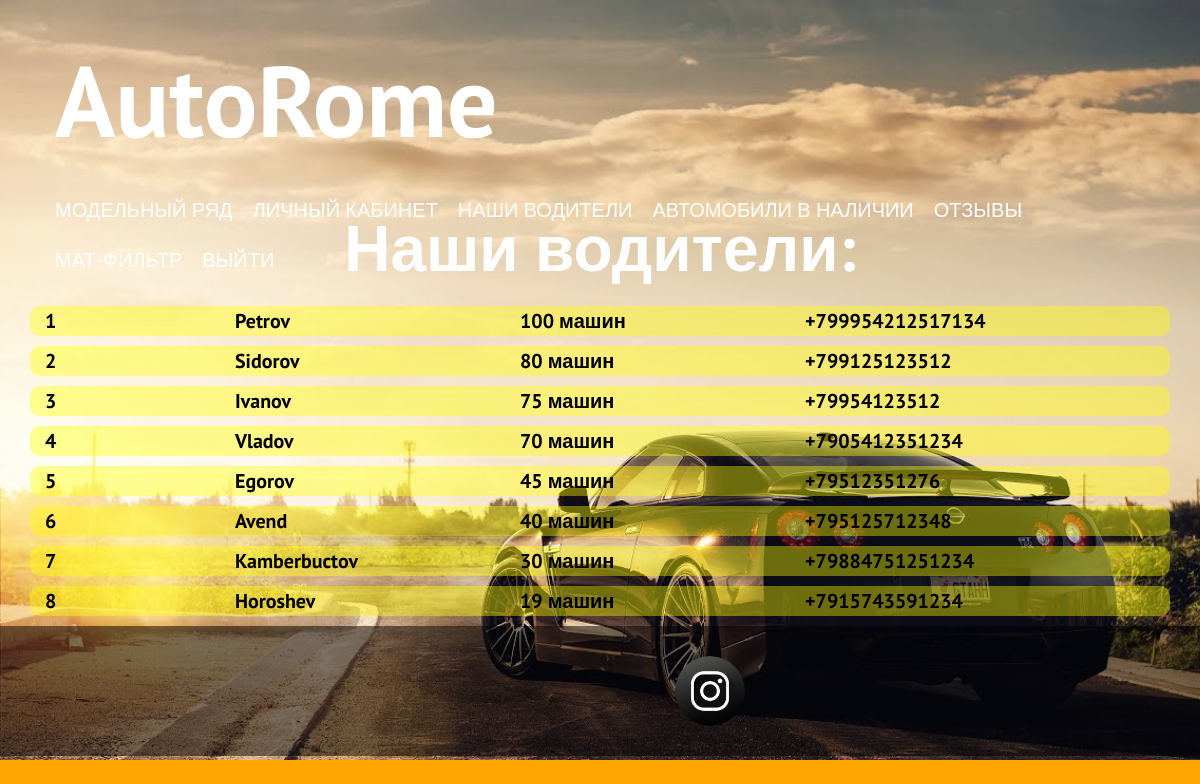
Page /drivers.php (signed in) on the committed database.
### tables this page shows
CREATE TABLE `drivers` (
  `id` int(10) NOT NULL,
  `Name` varchar(255) NOT NULL,
  `Experience` varchar(255) NOT NULL
);

CREATE TABLE `phones` (
  `id` int(10) NOT NULL,
  `phone_number` varchar(255) NOT NULL
);

### drivers.php (the view, shortened to what this page needs)
<?php
  require_once 'php/connect.php';
  $check_drivers=mysqli_query($connect, "SELECT * FROM drivers LIMIT 8");
  if(isset($_SESSION['user']))
  {
    $check_phone_numbers=mysqli_query($connect, "SELECT * FROM phones LIMIT 8");
  }
 ?>
<!DOCTYPE html>
<html>
<head>
  <?php echo file_get_contents('html/head.html'); ?>
</head>
<body class="drive_body">
  <div class="have">Наши водители:</div>
  <section id="driver">
      <?php if(!isset($_SESSION['user']))
      while($drivers=mysqli_fetch_assoc($check_drivers))
      echo '<div class="container drivers">
          <div class="row drive">
        <div class="col-lg-2 dr">'
        . $drivers['id'] .
        '</div>
        <div class="col-lg-5 dr"> '
        . $drivers['Name'] .
        '</div>
        <div class="col-lg-5 dr">'
        . $drivers['Experience'] . ' машин' .
        '</div>
      </div>
    </div>';
    else
    {
      while($drivers=mysqli_fetch_assoc($check_drivers))
      {
        $phones=mysqli_fetch_assoc($check_phone_numbers);
      echo '<div class="container drivers">
          <div class="row drive">
        <div class="col-lg-2 dr">'
        . $drivers['id'] .
        '</div>
        <div class="col-lg-3 dr"> '
        . $drivers['Name'] .
        '</div>
        <div class="col-lg-3 dr">'
        . $drivers['Experience'] . ' машин' .
        '</div>
        <div class="col-lg-3 dr">'
        . $phones['phone_number'] .
        '</div>
      </div>
    </div>';
      }
    }
      ?>
  </section>
  <?php echo file_get_contents('html/about.html'); ?>
</body>
</html>

### css/main.css (style rules this page uses)
body { font-family: 'PT Sans', sans-serif; font-size: 15px; color:#FFF5F5; background-color:#999999; }
.drive_body { width: 100%; height: 70vh; background:url(main_4.png) no-repeat; background-size: cover; background-color:orange; }
.header { padding-top: 15px; width:100%; position: absolute; top:0; left: 0; right: 0; z-index: 1000; }
.logo { font-size:100px; font-weight:700; color:white; }
.nav { font-size:20px; text-transform: uppercase; }
.nav_link { display: inline-block; vertical-align: top; margin:10px; color:white; text-decoration: none; position: relative; transition: color .2s linear; }
.nav_link:after { content:""; display:block; width: 100%; height: 3px; opacity: 0; border-radius:5px; background-color: grey; position: absolute; top:100%; left:0; z-index: 1; transition: opacity .2s linear }
#f { background-color:rgba(0,0,0,0.5); padding-top: 30px; padding-bottom: 30px; }
.fa { margin-left:60px; }
.fa-instagram { border-radius: 50px; height: 70px; width: 70px; background:url(inst.png) no-repeat; background-size: cover; }
.fa-vk { border-radius: 50px; height: 70px; width: 70px; background:url(vk.png) no-repeat; background-size: cover; }
.fa-facebook { border-radius: 50px; height: 70px; width: 70px; background:url(facebook.png) no-repeat; background-size: cover; }
.fa-youtube { border-radius: 50px; height: 70px; width: 70px; background:url(youtube.png) no-repeat; background-size: cover; }
.have { margin-top: 200px; text-align: center; font-weight: 600; font-size: 64px; color:white; }
.drivers { margin-top: 10px; margin-bottom: 10px; background: rgba(255,255,0,0.4); border-radius:10px; }
.dr { font-size: 20px; font-weight: 700; color:#000000; }

### rows in the picture
drivers: id "1", Name "Petrov", Experience "100", phones.phone_number "+799954212517134"
drivers: id "2", Name "Sidorov", Experience "80", phones.phone_number "+799125123512"
drivers: id "3", Name "Ivanov", Experience "75", phones.phone_number "+79954123512"
drivers: id "4", Name "Vladov", Experience "70", phones.phone_number "+7905412351234"
drivers: id "5", Name "Egorov", Experience "45", phones.phone_number "+79512351276"
drivers: id "6", Name "Avend", Experience "40", phones.phone_number "+795125712348"
drivers: id "7", Name "Kamberbuctov", Experience "30", phones.phone_number "+79884751251234"
drivers: id "8", Name "Horoshev", Experience "19", phones.phone_number "+7915743591234"

### other values in the picture
file_get_contents('html/header_3.html') "AutoRome МОДЕЛЬНЫЙ РЯД ЛИЧНЫЙ КАБИНЕТ НАШИ ВОДИТЕЛИ АВТОМОБИЛИ В НАЛИЧИИ ОТЗЫВЫ МАТ-ФИЛЬТР ВЫЙТИ"
